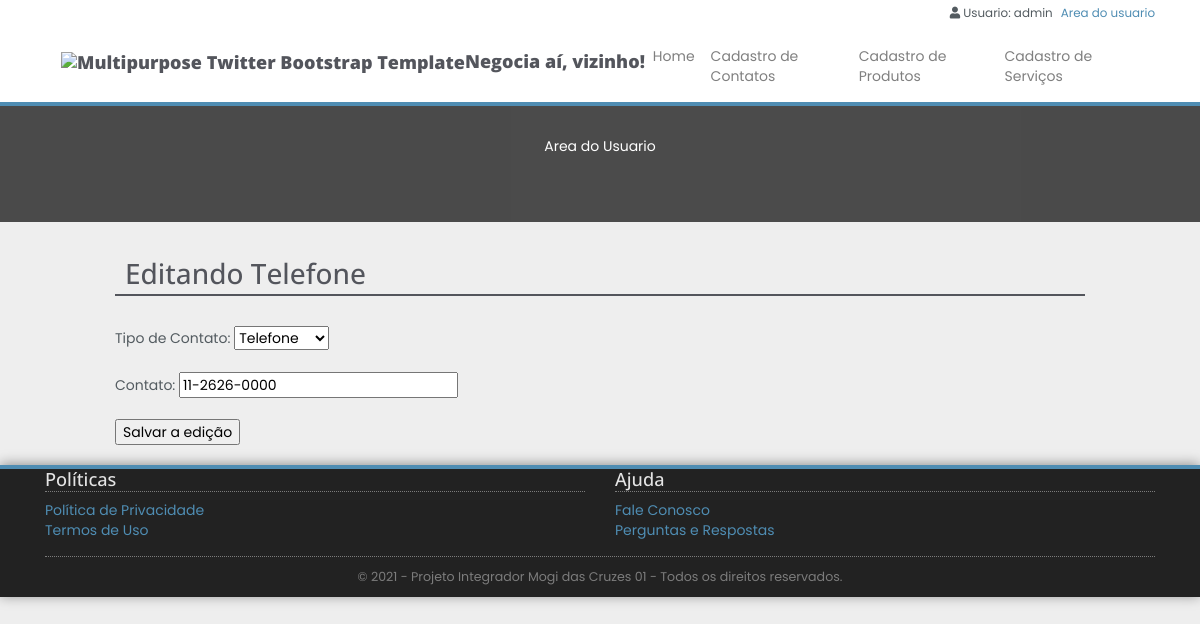
The app's page /contato_edit/11/ (signed in) with its own data.
### users/models.py (models this page shows)
class User(AbstractUser):
    pass

### anuncios/models.py (models this page shows)
class Contato(models.Model):
    STATUS_CHOICES = (
        ('Telefone', 'Telefone'),
        ('WhatsApp', 'WhatsApp'),
        ('Telegram', 'Telegram'),
        ('E-Mail', 'E-Mail'),
        ('Instagram', 'Instagram'),
        ('Facebook', 'Facebook'),
        ('Twitter', 'Twitter')
    )
    condominios = models.ForeignKey(
        'Condominio', on_delete=CASCADE, related_name='fk_contato_condominio1', null=True, editable=False)
    usuario = models.ForeignKey(
        User, on_delete=models.CASCADE, related_name='fk_contato_user1', null=True, editable=False)
    tp_contato = models.CharField(
        max_length=45, verbose_name='Tipo de Contato', choices=STATUS_CHOICES)
    tx_contato = models.CharField(
        max_length=80, verbose_name='Contato')

### anuncios/views.py (the view)
# urls.py: path('contato_edit/<int:id>/', views.contato_edit, name='contato_edit'),
@login_required
@user_passes_test(is_Anunciante)
def contato_edit(request, id):
    contato = get_object_or_404(Contato, pk=id)
    if contato.usuario != request.user:
        return redirect('Cadastro_produto')
    form = Contato_Form(instance=contato)
    if (request.method == 'POST'):
        form = Contato_Form(data=request.POST, instance=contato)
        if form.is_valid():
            contato.save()
            return redirect('Cadastro_contato')
        else:
            return render(request, 'contato_edit', {'form': form, 'contato': contato})
    else:
        return render(request, 'anuncios/contato_edit.html', {'form': form, 'contato': contato})

### anuncios/forms.py
class Contato_Form(forms.ModelForm):
    class Meta:
        model = Contato
        fields = ('tp_contato','tx_contato')

### anuncios/views.py (called while the page is built)
def is_Anunciante(user):
    return user.groups.filter(name='Anunciante').exists() or user.is_superuser

### anuncios/templates/anuncios/contato_edit.html (shortened to what this page needs)
{% extends 'base3.html' %}
{% block content %}
<div class="offset-1 col-10 list-div">
    <h2>Editando {{contato.tp_contato}}</h2>
    <form method="POST" enctype="multipart/form-data">
        {{ form.as_p }}
        <input type="submit" value="Salvar a edição">
    </form>
</div>
{% endblock %}

### anuncios/templates/base3.html (shortened to what this page needs)
{% load static %}
<!DOCTYPE html>
 <html class="no-js">
<head>
    <link rel="stylesheet" href="https://cdn.jsdelivr.net/npm/bootstrap@4.6.0/dist/css/bootstrap.min.css">
    <link rel="stylesheet" href="{% static 'css/icomoon-social.css' %}">
    <link rel="stylesheet" href="https://use.fontawesome.com/releases/v5.6.1/css/all.css">
    <link rel="stylesheet" href="{% static 'css/leaflet.css' %}">
    <link rel="stylesheet" href="{% static 'css/main.css' %}">
    <link rel="stylesheet" href="{% static 'css/main-product-detail.css' %}">
</head>
<body>
    <div class="mainmenu-wrapper">
        <div class="container">
            <div class="menuextras">
                <div class="extras">
                    <ul>
                        {% if user.is_authenticated %}
                            <li><i class="fas fa-user"></i>
                            Usuario: {{ user.get_username }}</li>
                            <a href="{% url 'logout'%}?next={{request.path}}">Area do usuario</a>
                        {% else %}
                        <li>
                            <i class="fas fa-user"></i>
                            <a href="{% url 'login'%}?next={{request.path}}">Login</a>
                        </li>
                        {% endif %}
                    </ul>
                </div>
            </div>
            <nav class="navbar navbar-expand-lg navbar-light">
                <a class="navbar-brand" href="/"><h1><img src="{% static 'img/logo.png' %}" alt="Multipurpose Twitter Bootstrap Template">Negocia aí, vizinho!</h1></a>
                <div class="collapse navbar-collapse" id="navbarSupportedContent">
                <ul class="navbar-nav mr-auto">
                    <li class="nav-item">
                        <a class="nav-link" href="/">Home</a>
                    </li>
                    <li  class="nav-item">
                        <a class="nav-link" href="/Cadastro_contato/">Cadastro de Contatos</a>
                    </li>
                    <li class="nav-item">
                        <a class="nav-link" href="/Cadastro_produto/">Cadastro de Produtos</a>
                    </li>
                    <li  class="nav-item">
                        <a class="nav-link" href="/Cadastro_servico/">Cadastro de Serviços</a>
                    </li>
            </div>
        </nav>
        </div>
    </div>
    <div class="section section-breadcrumbs">
        <div class="container">
            <div class="row">
                <div class="col-md-12">
                    <p style="color: white; text-align: center;">Area do Usuario</p>
                </div>
                <div class="col-md-12">
                    <br />
                </div>
            </div>
        </div>
    </div>
    {% block content %}{% endblock %}
    <div class="footer">
        <div class="container">
            <div class="row">
                <div class="col-footer col-md-6 col-xs-6">
                    <h3>Políticas</h3>
                    <ul class="no-list-style footer-navigate-section">
                        <li>
                            <a href="/politica_privacidade/">Política de Privacidade</a>
                        </li>
                        <li>
                            <a href="/termos_uso/">Termos de Uso</a>
                        </li>
                    </ul>
                </div>
                <div class="col-footer col-md-6 col-xs-6">
                    <h3>Ajuda</h3>
                    <ul class="no-list-style footer-navigate-section">
                        <li>
                            <a href="/fale_conosco/">Fale Conosco</a>
                        </li>
                        <li>
                            <a href="/perguntas_respostas/">Perguntas e Respostas</a>
                        </li>
                    </ul>
                </div>
            </div>
            <div class="row">
                <div class="col-md-12">
                    <div class="footer-copyright">&copy; 2021 - Projeto Integrador Mogi das Cruzes 01 - Todos os direitos reservados.</div>
                </div>
            </div>
        </div>
    </div>
</body>
</html>

### anuncios/static/css/main.css (style rules this page uses)
body { background: url(../img/page-background.png); }
.section { padding: 30px 0; -webkit-transform: translateZ(0); -moz-transform: translateZ(0); -o-transform: translateZ(0); -ms-transform: translateZ(0); transform: translateZ(0); }
ul.no-list-style { list-style-type: none; margin-left: 0; }
ul.no-list-style li { line-height: 28px; }
body { font-family: Arial, Helvetica, sans-serif; font-size: 14px; line-height: 20px; color: #535b60; }
h1 { color: #53555c; font-family: 'Open Sans', sans-serif; font-weight: 800; font-size: clamp(0.9em, 1em + 1vw, 0.8em); }
h2 { color: #53555c; font-family: 'Open Sans', sans-serif; font-size: 2em; border-bottom: 2px solid #53555c; line-height: 1.5em; margin: 30px 0; padding-left: 10px; }
h3 { font-family: 'Open Sans', sans-serif; color: #53555c; font-size: 1.5em; }
a { color: #4f8db3; }
.section-breadcrumbs { background: #222; background: rgba(34, 34, 34, 0.8); margin-bottom: 10px; }
.footer { background: #222; color: #A0A0A0; padding: 0 20px 10px 20px; border-top: 4px solid #4f8db3; margin-top: 20px; -webkit-box-shadow: 0 -1px 12px rgba(0,0,0,0.4); -moz-box-shadow: 0 -1px 12px rgba(0,0,0,0.4); box-shadow: 0 -1px 12px rgba(0,0,0,0.4); color: 0 -1px 12px rgba(0,0,0,0.4); }
.footer h3 { color: #E4E4E4; font-size: 1.3em; border-bottom: 1px dotted #7C7C7C; }
.footer ul { padding: 0; }
.footer-navigate-section li { line-height: 20px !important; }
.footer-copyright { text-align: center; color: #7C7C7C; border-top: 1px dotted #7C7C7C; padding-top: 10px; font-size: 0.9em; }
.mainmenu-wrapper { background-color: #FFF; border-bottom: 4px solid #4f8db3; z-index: 4; }
.menuextras { font-size: 0.85em; height: 30px; }
.menuextras ul { margin: 0; padding: 0; list-style-type: none; float: right; padding: 3px 0; }
.menuextras li { float: left; padding: 0 8px; }
.menuextras .extras li { padding: 0 8px; }

### anuncios/static/css/main-product-detail.css (style rules this page uses)
body { background-color: #eee; font-family: "Poppins", sans-serif }
img { height: auto; }

### records on screen
User: get_username "admin"
Contato: tp_contato "Telefone", tx_contato "11-2626-0000"
